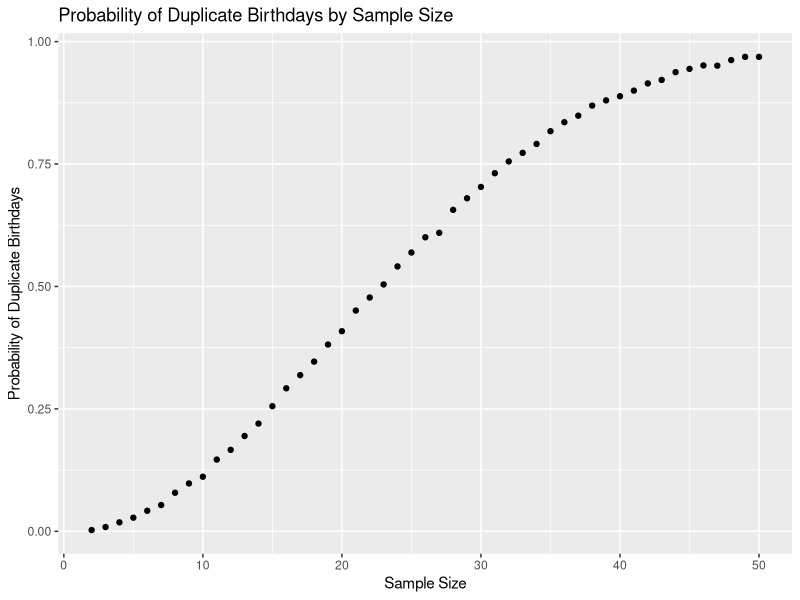

The R script that drew this image:
## ---- chunk 1
library(tidyverse)

## ---- chunk 2
dup_bdays = function(samp_size) {
  bday_vec <- sample(c(1:365), size = samp_size, replace = TRUE)

  if (n_distinct(bday_vec) < samp_size) {
    return(TRUE)
  } else {
    return(FALSE)
  } 
  
}


## ---- chunk 3

prob_by_size <- c()

for (sample_size in 2:50){
  num_dups = 0
  for (iteration in 1:10000) {
    if (dup_bdays(sample_size))
      num_dups = num_dups + 1
  }
  
  avg_prob = num_dups / 10000
  
  prob_by_size = append(prob_by_size, values = avg_prob)
}

dup_bday_tbl <-
  tibble(
    sample_size = 2:50,
    avg_prob = prob_by_size
  )

## ---- chunk 4
dup_bday_tbl %>% 
  ggplot(aes(x = sample_size, y = avg_prob)) +
  geom_point() +
  xlab("Sample Size") +
  ylab("Probability of Duplicate Birthdays") +
  ggtitle("Probability of Duplicate Birthdays by Sample Size")


## ---- chunk 5
n <- 30
sigma <- 5
pop_param <- 0

x_bar_vec <- c()
p_val_vec <- c()

for (iter in 1:5000) {
  rand_samp <- rnorm(n, pop_param, sigma)
  x_bar <- mean(rand_samp)
  append(x_bar_vec, x_bar)
  
  p_val <- 
    t.test(rand_samp, mu = pop_param, conf.level = 0.95) %>%
    broom::tidy() %>% 
    pull(p.value)
    
  append(p_val_vec, p_val)
  
}

t_test_results <- tibble(
  samp_avg <- x_bar_vec,
  p_val <- p_val_vec
)


## ---- chunk 6


t.test(c(3, 4, 5, 2), mu = 0) %>% 
  broom::tidy() %>% 
  pull(p.value)
